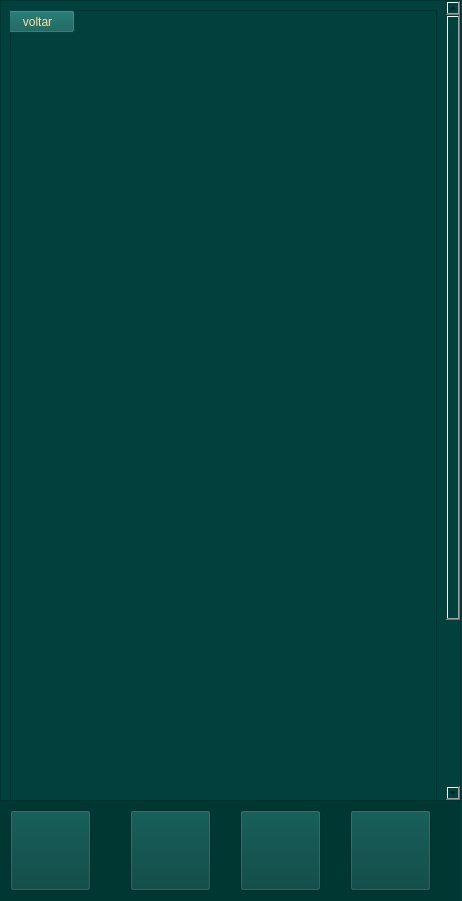
<?xml version="1.0" encoding="UTF-8"?>
<ui version="4.0">
 <class>Form</class>
 <widget class="QWidget" name="Form">
  <property name="geometry">
   <rect>
    <x>0</x>
    <y>0</y>
    <width>462</width>
    <height>901</height>
   </rect>
  </property>
  <property name="minimumSize">
   <size>
    <width>462</width>
    <height>901</height>
   </size>
  </property>
  <property name="maximumSize">
   <size>
    <width>462</width>
    <height>901</height>
   </size>
  </property>
  <property name="windowTitle">
   <string>Form</string>
  </property>
  <property name="styleSheet">
   <string notr="true">background-color: rgb(0, 65, 61);</string>
  </property>
  <widget class="QLabel" name="label_4">
   <property name="geometry">
    <rect>
     <x>0</x>
     <y>800</y>
     <width>461</width>
     <height>101</height>
    </rect>
   </property>
   <property name="styleSheet">
    <string notr="true">background-color: rgb(1, 55, 51);</string>
   </property>
   <property name="text">
    <string/>
   </property>
  </widget>
  <widget class="QPushButton" name="menu_4">
   <property name="geometry">
    <rect>
     <x>10</x>
     <y>810</y>
     <width>81</width>
     <height>81</height>
    </rect>
   </property>
   <property name="styleSheet">
    <string notr="true">#botaomenu{
border:none;
}</string>
   </property>
   <property name="text">
    <string/>
   </property>
   <property name="icon">
    <iconset>
     <normaloff>fotos/menu.png</normaloff>fotos/menu.png</iconset>
   </property>
   <property name="iconSize">
    <size>
     <width>81</width>
     <height>81</height>
    </size>
   </property>
  </widget>
  <widget class="QPushButton" name="treino">
   <property name="geometry">
    <rect>
     <x>130</x>
     <y>810</y>
     <width>81</width>
     <height>81</height>
    </rect>
   </property>
   <property name="styleSheet">
    <string notr="true">#botaotreino{
border:none;
}</string>
   </property>
   <property name="text">
    <string/>
   </property>
   <property name="icon">
    <iconset>
     <normaloff>fotos/treino.png</normaloff>fotos/treino.png</iconset>
   </property>
   <property name="iconSize">
    <size>
     <width>81</width>
     <height>81</height>
    </size>
   </property>
  </widget>
  <widget class="QPushButton" name="config">
   <property name="geometry">
    <rect>
     <x>240</x>
     <y>810</y>
     <width>81</width>
     <height>81</height>
    </rect>
   </property>
   <property name="styleSheet">
    <string notr="true">#botaoconfig{
border:none;
}</string>
   </property>
   <property name="text">
    <string/>
   </property>
   <property name="icon">
    <iconset>
     <normaloff>fotos/config.png</normaloff>fotos/config.png</iconset>
   </property>
   <property name="iconSize">
    <size>
     <width>81</width>
     <height>81</height>
    </size>
   </property>
  </widget>
  <widget class="QPushButton" name="perfil">
   <property name="geometry">
    <rect>
     <x>350</x>
     <y>810</y>
     <width>81</width>
     <height>81</height>
    </rect>
   </property>
   <property name="styleSheet">
    <string notr="true">#botaoperfil{
border:none;
}</string>
   </property>
   <property name="text">
    <string/>
   </property>
   <property name="icon">
    <iconset>
     <normaloff>fotos/perfil.png</normaloff>fotos/perfil.png</iconset>
   </property>
   <property name="iconSize">
    <size>
     <width>80</width>
     <height>80</height>
    </size>
   </property>
  </widget>
  <widget class="QScrollArea" name="scrollArea">
   <property name="geometry">
    <rect>
     <x>0</x>
     <y>0</y>
     <width>461</width>
     <height>801</height>
    </rect>
   </property>
   <property name="widgetResizable">
    <bool>true</bool>
   </property>
   <widget class="QWidget" name="scrollAreaWidgetContents">
    <property name="geometry">
     <rect>
      <x>0</x>
      <y>-219</y>
      <width>442</width>
      <height>1018</height>
     </rect>
    </property>
    <layout class="QVBoxLayout" name="verticalLayout">
     <item>
      <widget class="QFrame" name="frame">
       <property name="minimumSize">
        <size>
         <width>300</width>
         <height>1000</height>
        </size>
       </property>
       <property name="frameShape">
        <enum>QFrame::StyledPanel</enum>
       </property>
       <property name="frameShadow">
        <enum>QFrame::Raised</enum>
       </property>
       <widget class="QLabel" name="label">
        <property name="geometry">
         <rect>
          <x>20</x>
          <y>30</y>
          <width>390</width>
          <height>1000</height>
         </rect>
        </property>
        <property name="text">
         <string/>
        </property>
        <property name="pixmap">
         <pixmap>fotos/exercicios A (perna) - hiper .png</pixmap>
        </property>
       </widget>
       <widget class="QPushButton" name="voltar_A_1">
        <property name="geometry">
         <rect>
          <x>-10</x>
          <y>0</y>
          <width>75</width>
          <height>23</height>
         </rect>
        </property>
        <property name="styleSheet">
         <string notr="true">#voltar_A_1{
background-color:#0A5B56;
color:#FFDDA6;
font: 75 10pt &quot;Georgia&quot;;
}</string>
        </property>
        <property name="text">
         <string>voltar</string>
        </property>
       </widget>
      </widget>
     </item>
    </layout>
   </widget>
  </widget>
 </widget>
 <resources/>
 <connections/>
</ui>
